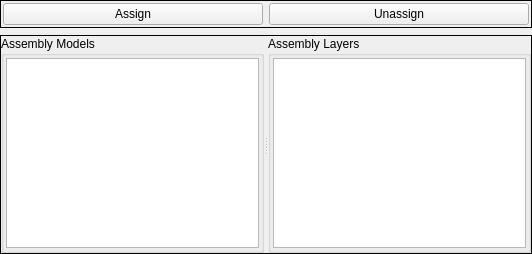
             <widget class="QWidget" name="Model_To_Layer_Assignment_Style_Page">
              <layout class="QVBoxLayout" name="verticalLayout_16">
               <property name="spacing">
                <number>7</number>
               </property>
               <property name="leftMargin">
                <number>0</number>
               </property>
               <property name="topMargin">
                <number>0</number>
               </property>
               <property name="rightMargin">
                <number>0</number>
               </property>
               <property name="bottomMargin">
                <number>0</number>
               </property>
               <item>
                <layout class="QVBoxLayout" name="Model_To_Layer_Assignment_Style_VLayout">
                 <property name="spacing">
                  <number>7</number>
                 </property>
                 <property name="leftMargin">
                  <number>0</number>
                 </property>
                 <property name="topMargin">
                  <number>0</number>
                 </property>
                 <property name="rightMargin">
                  <number>0</number>
                 </property>
                 <property name="bottomMargin">
                  <number>0</number>
                 </property>
                 <item>
                  <widget class="QFrame" name="Model_To_Layer_Assignment_Style_Buttons">
                   <property name="frameShape">
                    <enum>QFrame::Box</enum>
                   </property>
                   <layout class="QHBoxLayout" name="horizontalLayout_3">
                    <property name="leftMargin">
                     <number>2</number>
                    </property>
                    <property name="topMargin">
                     <number>2</number>
                    </property>
                    <property name="rightMargin">
                     <number>2</number>
                    </property>
                    <property name="bottomMargin">
                     <number>2</number>
                    </property>
                    <item>
                     <widget class="QPushButton" name="Model_To_Layer_Assign_Button">
                      <property name="text">
                       <string>Assign</string>
                      </property>
                     </widget>
                    </item>
                    <item>
                     <widget class="QPushButton" name="Model_To_Layer_Unassign_Button">
                      <property name="text">
                       <string>Unassign</string>
                      </property>
                     </widget>
                    </item>
                   </layout>
                  </widget>
                 </item>
                 <item>
                  <widget class="QSplitter" name="Model_To_Layer_Assignment_Style_splitter">
                   <property name="sizePolicy">
                    <sizepolicy hsizetype="Expanding" vsizetype="Preferred">
                     <horstretch>0</horstretch>
                     <verstretch>1</verstretch>
                    </sizepolicy>
                   </property>
                   <property name="frameShape">
                    <enum>QFrame::Box</enum>
                   </property>
                   <property name="orientation">
                    <enum>Qt::Horizontal</enum>
                   </property>
                   <widget class="QGroupBox" name="Model_To_Layer_AG_Container">
                    <property name="title">
                     <string>Assembly Models</string>
                    </property>
                    <layout class="QVBoxLayout" name="verticalLayout_14">
                     <property name="spacing">
                      <number>2</number>
                     </property>
                     <property name="leftMargin">
                      <number>2</number>
                     </property>
                     <property name="topMargin">
                      <number>2</number>
                     </property>
                     <property name="rightMargin">
                      <number>2</number>
                     </property>
                     <property name="bottomMargin">
                      <number>2</number>
                     </property>
                     <item>
                      <widget class="BASE_LIST_VIEW" name="Model_To_Layer_AG_List_View">
                       <property name="Root_Index_Assembly_Type" stdset="0">
                        <string>Models</string>
                       </property>
                       <property name="Data_Model_Name" stdset="0">
                        <string>config_data_model</string>
                       </property>
                      </widget>
                     </item>
                    </layout>
                   </widget>
                   <widget class="QGroupBox" name="Model_To_Layer_AL_Container">
                    <property name="title">
                     <string>Assembly Layers</string>
                    </property>
                    <layout class="QVBoxLayout" name="verticalLayout_20">
                     <property name="spacing">
                      <number>2</number>
                     </property>
                     <property name="leftMargin">
                      <number>2</number>
                     </property>
                     <property name="topMargin">
                      <number>2</number>
                     </property>
                     <property name="rightMargin">
                      <number>2</number>
                     </property>
                     <property name="bottomMargin">
                      <number>2</number>
                     </property>
                     <item>
                      <widget class="BASE_LIST_VIEW" name="Model_To_Layer_AL_List_View">
                       <property name="selectionMode">
                        <enum>QAbstractItemView::ExtendedSelection</enum>
                       </property>
                       <property name="Root_Index_Assembly_Type" stdset="0">
                        <string>Layers</string>
                       </property>
                       <property name="Data_Model_Name" stdset="0">
                        <string>config_data_model</string>
                       </property>
                      </widget>
                     </item>
                    </layout>
                   </widget>
                  </widget>
                 </item>
                </layout>
               </item>
              </layout>
             </widget>
